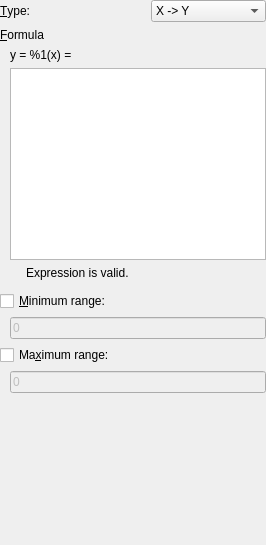
           <widget class="QWidget" name="cartesianPage">
            <layout class="QVBoxLayout" name="verticalLayout_10">
             <property name="margin">
              <number>0</number>
             </property>
             <item>
              <layout class="QHBoxLayout" name="horizontalLayout_10">
               <item>
                <widget class="QLabel" name="cTypeLabel">
                 <property name="text">
                  <string>&amp;Type:</string>
                 </property>
                 <property name="buddy">
                  <cstring>cTypeComboBox</cstring>
                 </property>
                </widget>
               </item>
               <item>
                <spacer name="horizontalSpacer">
                 <property name="orientation">
                  <enum>Qt::Horizontal</enum>
                 </property>
                 <property name="sizeHint" stdset="0">
                  <size>
                   <width>40</width>
                   <height>20</height>
                  </size>
                 </property>
                </spacer>
               </item>
               <item>
                <widget class="QComboBox" name="cTypeComboBox">
                 <property name="sizePolicy">
                  <sizepolicy hsizetype="Expanding" vsizetype="Fixed">
                   <horstretch>0</horstretch>
                   <verstretch>0</verstretch>
                  </sizepolicy>
                 </property>
                 <item>
                  <property name="text">
                   <string>X -&gt; Y</string>
                  </property>
                 </item>
                 <item>
                  <property name="text">
                   <string>Y -&gt; X</string>
                  </property>
                 </item>
                </widget>
               </item>
              </layout>
             </item>
             <item>
              <widget class="QLabel" name="cFormulaLabel">
               <property name="text">
                <string>&amp;Formula</string>
               </property>
               <property name="buddy">
                <cstring>cFormulaEdit</cstring>
               </property>
              </widget>
             </item>
             <item>
              <layout class="QHBoxLayout" name="horizontalLayout_2">
               <item>
                <spacer name="horizontalSpacer_2">
                 <property name="orientation">
                  <enum>Qt::Horizontal</enum>
                 </property>
                 <property name="sizeType">
                  <enum>QSizePolicy::Fixed</enum>
                 </property>
                 <property name="sizeHint" stdset="0">
                  <size>
                   <width>10</width>
                   <height>20</height>
                  </size>
                 </property>
                </spacer>
               </item>
               <item>
                <layout class="QVBoxLayout" name="verticalLayout_2">
                 <item>
                  <widget class="QLabel" name="cEquationLabel">
                   <property name="text">
                    <string notr="true">y = %1(x) =</string>
                   </property>
                  </widget>
                 </item>
                 <item>
                  <widget class="SignalTextEdit" name="cFormulaEdit"/>
                 </item>
                </layout>
               </item>
              </layout>
             </item>
             <item>
              <layout class="QHBoxLayout" name="horizontalLayout_16">
               <item>
                <layout class="QVBoxLayout" name="verticalLayout_13">
                 <item>
                  <widget class="QLabel" name="cFormulaStatusIcon">
                   <property name="sizePolicy">
                    <sizepolicy hsizetype="Minimum" vsizetype="Minimum">
                     <horstretch>0</horstretch>
                     <verstretch>0</verstretch>
                    </sizepolicy>
                   </property>
                   <property name="text">
                    <string/>
                   </property>
                   <property name="pixmap">
                    <pixmap resource="../../resources.qrc">:/img/ok.png</pixmap>
                   </property>
                  </widget>
                 </item>
                 <item>
                  <spacer name="verticalSpacer_7">
                   <property name="orientation">
                    <enum>Qt::Vertical</enum>
                   </property>
                   <property name="sizeType">
                    <enum>QSizePolicy::Minimum</enum>
                   </property>
                   <property name="sizeHint" stdset="0">
                    <size>
                     <width>20</width>
                     <height>5</height>
                    </size>
                   </property>
                  </spacer>
                 </item>
                </layout>
               </item>
               <item>
                <widget class="QLabel" name="cFormulaStatus">
                 <property name="sizePolicy">
                  <sizepolicy hsizetype="Expanding" vsizetype="Preferred">
                   <horstretch>0</horstretch>
                   <verstretch>0</verstretch>
                  </sizepolicy>
                 </property>
                 <property name="text">
                  <string>Expression is valid.</string>
                 </property>
                 <property name="alignment">
                  <set>Qt::AlignLeading|Qt::AlignLeft|Qt::AlignTop</set>
                 </property>
                </widget>
               </item>
              </layout>
             </item>
             <item>
              <widget class="QCheckBox" name="cMinCheckBox">
               <property name="text">
                <string>&amp;Minimum range:</string>
               </property>
              </widget>
             </item>
             <item>
              <layout class="QHBoxLayout" name="horizontalLayout_5">
               <item>
                <spacer name="horizontalSpacer_5">
                 <property name="orientation">
                  <enum>Qt::Horizontal</enum>
                 </property>
                 <property name="sizeType">
                  <enum>QSizePolicy::Fixed</enum>
                 </property>
                 <property name="sizeHint" stdset="0">
                  <size>
                   <width>10</width>
                   <height>20</height>
                  </size>
                 </property>
                </spacer>
               </item>
               <item>
                <widget class="ExpressionLineEdit" name="cMinEdit">
                 <property name="enabled">
                  <bool>false</bool>
                 </property>
                 <property name="text">
                  <string>0</string>
                 </property>
                </widget>
               </item>
              </layout>
             </item>
             <item>
              <widget class="QCheckBox" name="cMaxCheckBox">
               <property name="text">
                <string>Ma&amp;ximum range:</string>
               </property>
              </widget>
             </item>
             <item>
              <layout class="QHBoxLayout" name="horizontalLayout_6">
               <item>
                <spacer name="horizontalSpacer_6">
                 <property name="orientation">
                  <enum>Qt::Horizontal</enum>
                 </property>
                 <property name="sizeType">
                  <enum>QSizePolicy::Fixed</enum>
                 </property>
                 <property name="sizeHint" stdset="0">
                  <size>
                   <width>10</width>
                   <height>20</height>
                  </size>
                 </property>
                </spacer>
               </item>
               <item>
                <widget class="ExpressionLineEdit" name="cMaxEdit">
                 <property name="enabled">
                  <bool>false</bool>
                 </property>
                 <property name="text">
                  <string>0</string>
                 </property>
                </widget>
               </item>
              </layout>
             </item>
             <item>
              <spacer name="verticalSpacer_2">
               <property name="orientation">
                <enum>Qt::Vertical</enum>
               </property>
               <property name="sizeType">
                <enum>QSizePolicy::MinimumExpanding</enum>
               </property>
               <property name="sizeHint" stdset="0">
                <size>
                 <width>20</width>
                 <height>152</height>
                </size>
               </property>
              </spacer>
             </item>
            </layout>
           </widget>
